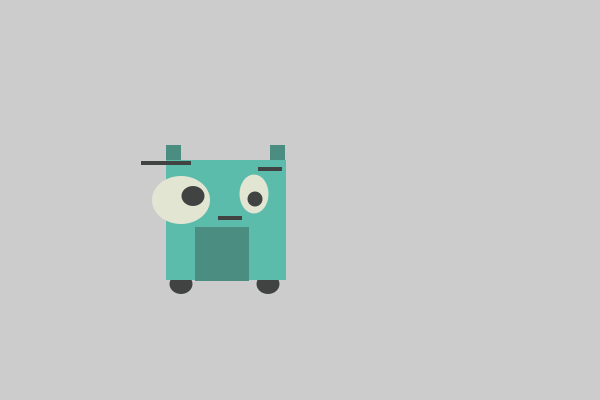
Frame 1 (no input)
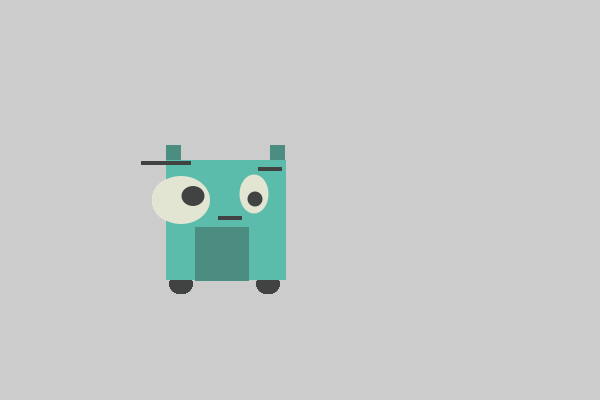
Frame 60 (the mouse pressed at the canvas centre just before this capture)
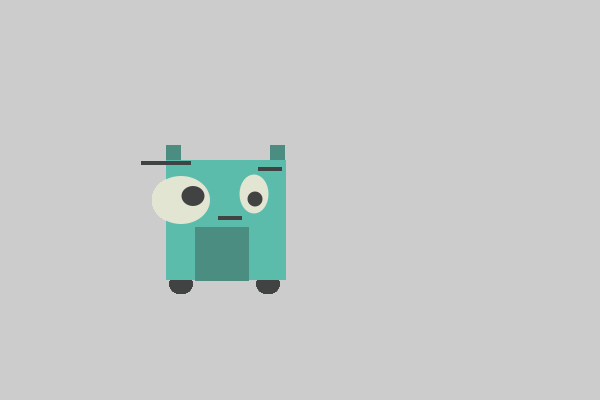
Frame 120 (the mouse held since frame 60 and released just before this capture)

The Processing sketch that drew these frames (run headless with seeded random() and noise(); from frame 60 on, the mouse is pressed at the canvas centre):

// Processing sketch: processing_142495
// ── processing_142495.pde

int x = 100;
int y = 100;

void setup () {
size (600,400);
}

void draw () {

  if (keyPressed && (key == CODED)) {
  if (keyCode == LEFT) {
     x--;
  } else if (keyCode == RIGHT) {
      x++;
  } else if (keyCode == UP) {
      y--;
  } else if (keyCode == DOWN) {
      y++;
}
}

noStroke();
fill (65,66,66);
ellipse (x +  81, y + 184, 23, 20);
ellipse (x +  168, y + 184, 23, 20);

fill (75,142,129);
rect (x +  66, y + 45, 15, 15);
fill (75,142,129);
rect (x + 170, y + 45, 15, 15);
fill (92,188,171);
rect (x + 66, y + 60, 120, 120);

fill (65,66,66);
rect (x + 41, y + 61, 50, 4);
rect (x + 158, y + 67, 24, 4);
rect (x + 118, y + 116, 24, 4);

fill (75,142,129);
rect (x + 95,y +  127, 54, 54);

fill (227,229,211);
ellipse (x + 81, y + 100, 58, 48);
fill (65,66,66);
ellipse ( x + 93,y +  96, 23, 20);
fill (227,229,211);
ellipse (x +  154, y + 94, 29, 39);
fill (65,66,66);
ellipse (x +  155, y + 99, 15, 15);

}
